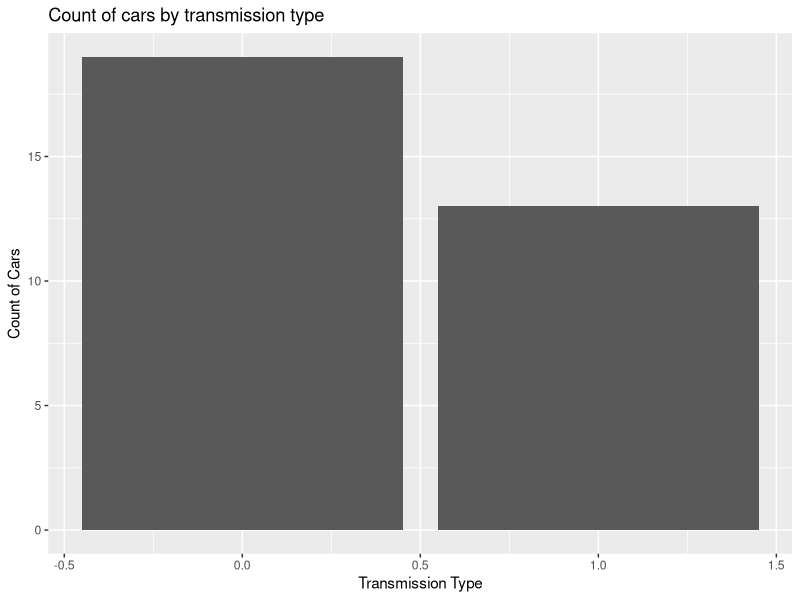

Generate this figure with R:
cars <- mtcars

setwd("C:/Users/Nicol/Documents/GitHub Repos/AI-Projects/R files")

head(cars)

library(dplyr)

temp <- select(
  .data = cars,
  am,
  cyl,
  mpg
)

head(temp)

temp <- filter(
  .data = temp,
  am == 0
)

temp <- mutate(
  .data = temp,
  Consumption = mpg * 0.425
)

head(temp)

temp <- group_by(
  .data =temp,
  cyl
)

head(temp)

temp <- summarize(
  .data = temp,
  Avg.Consumption = mean(Consumption)
)

head(temp)


temp <- arrange(
  .data = temp,
  desc(Avg.Consumption)
)

head(temp)

effeciency <- as.data.frame(temp)

print(effeciency)


write.csv(
  x = effeciency,
  file = "Fuel Efficiency File",
  row.names = FALSE
)


cars <- mtcars
library(ggplot2)

ggplot(
  data = cars,
  aes(x = am)) +
  geom_bar() +
  ggtitle("Count of cars by transmission type") +
  xlab("Transmission Type") +
  ylab("Count of Cars")

